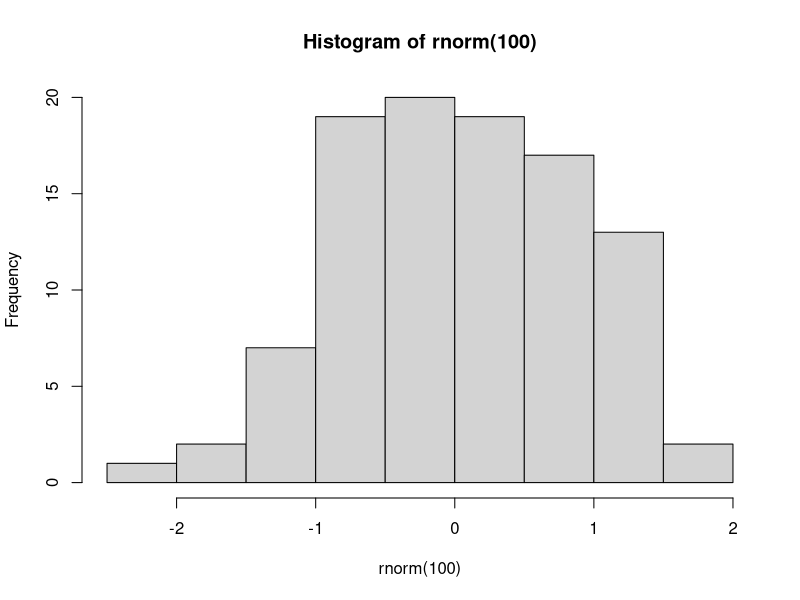

Recreate this plot in R.
## ---- chunk 1
set.seed(3)
hist(rnorm(100))
## ---- chunk 2
library(tidyverse)

mtcars %>% 
  rownames_to_column(var ="car") %>% 
  as_tibble() %>% 
  filter(str_detect(car, "Mazda")) %>% 
  knitr::kable()
